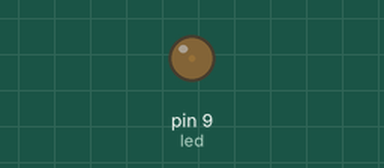
Recording of a sketch running on a simulated Arduino Uno, built with avr-gcc and run on an emulated ATmega328P. On the bench: output pins drawn as LEDs (lit = HIGH).

Above: at 0.05 s.
At 0.95 s:
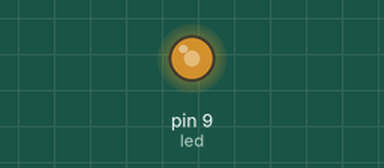
At 1.4 s:
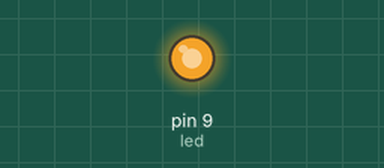
At 2.75 s:
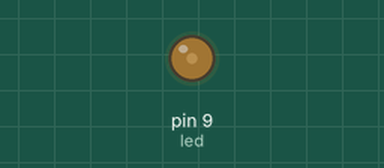
Timing chart, 0 to 7.0 s (numbered marks = the images above):
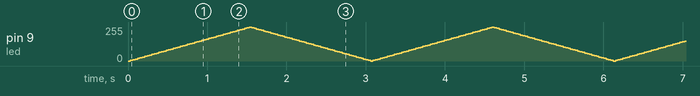

The sketch:

Fade.ino
```cpp
/*
  Fade

  Esse exemplo mostra como fazer um LED ligado ao pino 9
  ligar e desligar com intensidades diferentes,
  usando a função analogWrite().

  A função analogWrite() usa PWM para simular valores
  analógicos na porta de saída. Não são todas as portas
  que tem essa habilidade. Na maioria dos Arduinos as portas
  são identificadas com um "~".

  Esse código está em domínio público.

  Modificado em 20 Junho 2017
  por Thiago
 */

int led = 9;              // a porta de PWM onde vamos ligar o LED
int brilho = 0;           // intensidade/brilho do LED
int mudancaNoBrilho = 5;  // mudança de brilho entre um loop e outro

// a função de setup() roda exatamente uma vez quando ligamos o Arduino ou
//   apertamos o botão de RESET
void setup() {
  // declarando o pino 9 como saída
  pinMode(led, OUTPUT);
}

// a função de loop roda repetidamente, para sempre
void loop() {
  // escrever o valor atual de brilho no pino 9:
  analogWrite(led, brilho);

  // atualizar o valor do brilho para ser usado no próximo loop:
  brilho = brilho + mudancaNoBrilho;

  // muda a direção do fade se o LED está completamente ligado ou desligado:
  if (brilho == 0 || brilho == 255) {
    mudancaNoBrilho = -mudancaNoBrilho;
  }
  // espera 30 millisegundos para ver o efeito do fade:
  delay(30);
}
```
